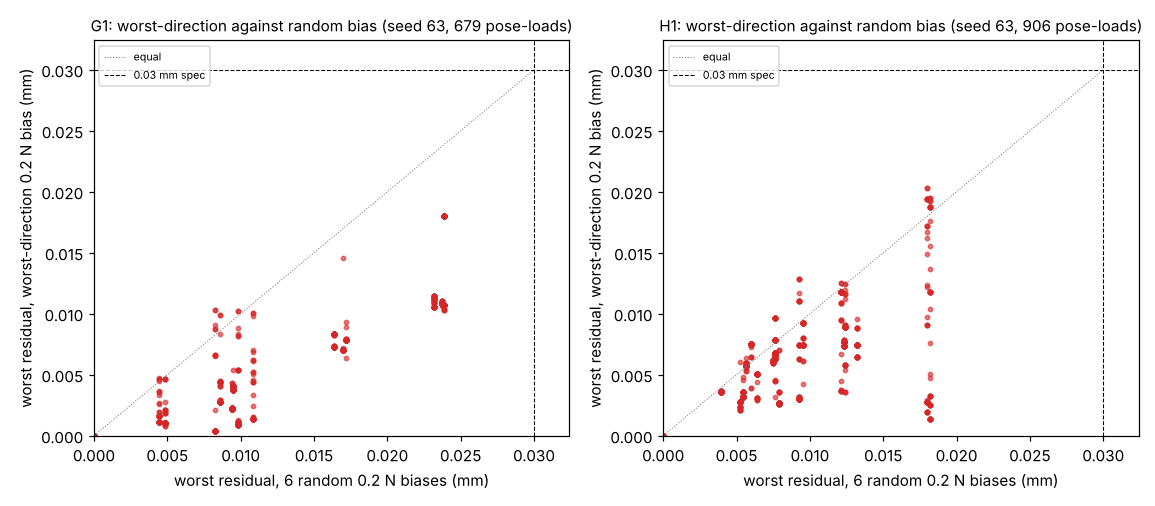

Source code (Python):
"""Figure for milestone 63: python experiments/m63_worstbias/figure.py (reads results.json).

Per pose and load planned under both error sets, the worst four-row residual under the two adversarial signs against
the worst under the 6 random directions."""
import json
import os

import matplotlib
matplotlib.use("Agg")
import matplotlib.pyplot as plt  # noqa: E402

HERE = os.path.dirname(os.path.abspath(__file__))
D = json.load(open(os.path.join(HERE, "results.json")))
AX = ("y", "z", "yd", "zd")
SPEC = D["spec_mm"]


def worst(r):
    if "out" not in r:
        return None
    o = r["out"]
    if o.get("y") is None:
        e = r.get("esc", {})
        o = e.get("u") if e.get("Mu") is not None else (e.get("s") if e.get("S") is not None else None)
    return None if not o or o.get("y") is None else max(o[a] for a in AX)


fig, axes = plt.subplots(1, 2, figsize=(10.5, 4.6))
for ax, n in zip(axes, ("g1", "h1")):
    xs, ys = [], []
    for x in D["runs"]:
        if x["robot"] != n:
            continue
        for rec in x["rows"]:
            a = [worst(rec["cases"][c]) for c in ("adv+", "adv-")]
            r = [worst(rec["cases"][f"r{i}"]) for i in range(6)]
            if any(v is None for v in a + r):
                continue
            xs.append(max(r))
            ys.append(max(a))
    ax.scatter(xs, ys, s=8, color="C3", alpha=0.6)
    ax.plot([0, SPEC], [0, SPEC], color="0.5", lw=0.7, ls=":", label="equal")
    ax.axhline(SPEC, color="k", lw=0.7, ls="--", label=f"{SPEC:g} mm spec")
    ax.axvline(SPEC, color="k", lw=0.7, ls="--")
    ax.set_xlim(0, SPEC * 1.08)
    ax.set_ylim(0, SPEC * 1.08)
    ax.set_xlabel("worst residual, 6 random 0.2 N biases (mm)")
    ax.set_ylabel("worst residual, worst-direction 0.2 N bias (mm)")
    ax.set_title(f"{n.upper()}: worst-direction against random bias (seed {D['seed']}, {len(xs)} pose-loads)",
                 fontsize=10)
    ax.legend(fontsize=7, loc="upper left")
fig.tight_layout()
fig.savefig(os.path.join(HERE, "figure.png"), dpi=110)
print("wrote figure.png")
